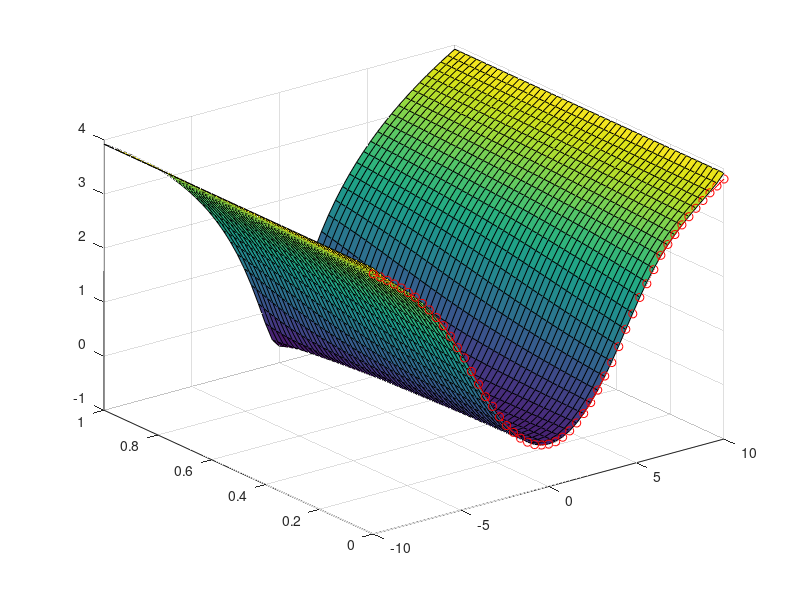

The MATLAB script that drew this image:
clear, clc
% implement LQG control problem for d=1
% naive implement using finite difference + forward Euler
T = 1;
lambda = 2;
g = @(x) log((1 + x.^2)/2);  % terminal condition 

% xgrid = linspace(-100,100,100);
% plot(xgrid, g(xgrid), '.-');

% decide boundary condition 
xmin = -10;
xmax = -xmin;

% discretization
n_time = 50;
n_x = 50;
dx = (xmax - xmin)/n_x;
dt = T/n_time;
xgrid = (xmin:dx:xmax)';

u = zeros(n_x+1, n_time+1);
u(:, end) = g(xgrid);
for n = n_time:-1:1
    for j = 2:n_x
        u(j,n) = u(j,n+1) + dt/(dx^2)*(u(j-1,n+1) + u(j+1, n+1) - 2*u(j,n+1)) ...
            - lambda/4*dt/(dx)^2 * (u(j+1,n+1) - u(j-1,n+1)).^2;
    end
    u(1,n) = u(1,n+1);
    u(n_x+1, n) = u(n_x+1,n+1);
end

[X,Time] = ndgrid(xgrid, 0:dt:T);
surf(X, Time, u);

%% exact solution approximation 
% u(0,x) = -1/lambda * log( E[ ((1 + (x + sqrt(2)*sqrt(T)*randn)^2)/2)^(-lambda) ] )
rng("default")
M = 40000;
u0_exact = zeros(size(xgrid));
for j = 1:n_x+1
    u0_exact(j) = -1/lambda * log( mean( ((1 + (xgrid(j) + sqrt(2)*sqrt(T)*randn(M,1)).^2)/2).^(-lambda) ) );
end

norm(u(:,1) - u0_exact)
hold on; plot3(xgrid, zeros(size(xgrid)), u0_exact, '-or');


